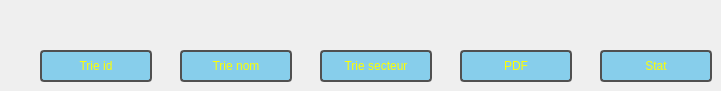
         <widget class="QWidget" name="tab_4">
          <attribute name="title">
           <string>Option</string>
          </attribute>
          <widget class="QPushButton" name="supprimer_13">
           <property name="geometry">
            <rect>
             <x>600</x>
             <y>50</y>
             <width>112</width>
             <height>32</height>
            </rect>
           </property>
           <property name="styleSheet">
            <string notr="true">QPushButton {
    background-color: #87CEEB; /* Light blue: R: 135, G: 206, B: 235 */
    border: 2px solid rgb(80, 80, 80); /* Dark grey: R: 80, G: 80, B: 80 */
    color: rgb(255, 255, 0);
    padding: 6px 12px; /* Adjust padding as needed */
    border-radius: 4px;
}

/* Hover effect */
QPushButton:hover {
    background-color: #add8e6; /* Lighter shade of blue on hover */
}

/* Pressed effect */
QPushButton:pressed {
    background-color: #5F9EA0; /* Darker shade of blue on press */
}

/* Disabled state */
QPushButton:disabled {
    background-color: #d3d3d3; /* Light grey for disabled state */
    border: 2px solid #a9a9a9; /* Dark grey border for disabled state */
    color: #696969; /* Dark grey text for disabled state */
}
</string>
           </property>
           <property name="text">
            <string>Stat</string>
           </property>
          </widget>
          <widget class="QPushButton" name="supprimer_9">
           <property name="geometry">
            <rect>
             <x>40</x>
             <y>50</y>
             <width>112</width>
             <height>32</height>
            </rect>
           </property>
           <property name="styleSheet">
            <string notr="true">QPushButton {
    background-color: #87CEEB; /* Light blue: R: 135, G: 206, B: 235 */
    border: 2px solid rgb(80, 80, 80); /* Dark grey: R: 80, G: 80, B: 80 */
    color: rgb(255, 255, 0);
    padding: 6px 12px; /* Adjust padding as needed */
    border-radius: 4px;
}

/* Hover effect */
QPushButton:hover {
    background-color: #add8e6; /* Lighter shade of blue on hover */
}

/* Pressed effect */
QPushButton:pressed {
    background-color: #5F9EA0; /* Darker shade of blue on press */
}

/* Disabled state */
QPushButton:disabled {
    background-color: #d3d3d3; /* Light grey for disabled state */
    border: 2px solid #a9a9a9; /* Dark grey border for disabled state */
    color: #696969; /* Dark grey text for disabled state */
}
</string>
           </property>
           <property name="text">
            <string>Trie id</string>
           </property>
          </widget>
          <widget class="QPushButton" name="supprimer_11">
           <property name="geometry">
            <rect>
             <x>320</x>
             <y>50</y>
             <width>112</width>
             <height>32</height>
            </rect>
           </property>
           <property name="styleSheet">
            <string notr="true">QPushButton {
    background-color: #87CEEB; /* Light blue: R: 135, G: 206, B: 235 */
    border: 2px solid rgb(80, 80, 80); /* Dark grey: R: 80, G: 80, B: 80 */
    color: rgb(255, 255, 0);
    padding: 6px 12px; /* Adjust padding as needed */
    border-radius: 4px;
}

/* Hover effect */
QPushButton:hover {
    background-color: #add8e6; /* Lighter shade of blue on hover */
}

/* Pressed effect */
QPushButton:pressed {
    background-color: #5F9EA0; /* Darker shade of blue on press */
}

/* Disabled state */
QPushButton:disabled {
    background-color: #d3d3d3; /* Light grey for disabled state */
    border: 2px solid #a9a9a9; /* Dark grey border for disabled state */
    color: #696969; /* Dark grey text for disabled state */
}
</string>
           </property>
           <property name="text">
            <string>Trie secteur</string>
           </property>
          </widget>
          <widget class="QPushButton" name="supprimer_10">
           <property name="geometry">
            <rect>
             <x>180</x>
             <y>50</y>
             <width>112</width>
             <height>32</height>
            </rect>
           </property>
           <property name="styleSheet">
            <string notr="true">QPushButton {
    background-color: #87CEEB; /* Light blue: R: 135, G: 206, B: 235 */
    border: 2px solid rgb(80, 80, 80); /* Dark grey: R: 80, G: 80, B: 80 */
    color: rgb(255, 255, 0);
    padding: 6px 12px; /* Adjust padding as needed */
    border-radius: 4px;
}

/* Hover effect */
QPushButton:hover {
    background-color: #add8e6; /* Lighter shade of blue on hover */
}

/* Pressed effect */
QPushButton:pressed {
    background-color: #5F9EA0; /* Darker shade of blue on press */
}

/* Disabled state */
QPushButton:disabled {
    background-color: #d3d3d3; /* Light grey for disabled state */
    border: 2px solid #a9a9a9; /* Dark grey border for disabled state */
    color: #696969; /* Dark grey text for disabled state */
}
</string>
           </property>
           <property name="text">
            <string>Trie nom</string>
           </property>
          </widget>
          <widget class="QPushButton" name="supprimer_12">
           <property name="geometry">
            <rect>
             <x>460</x>
             <y>50</y>
             <width>112</width>
             <height>32</height>
            </rect>
           </property>
           <property name="styleSheet">
            <string notr="true">QPushButton {
    background-color: #87CEEB; /* Light blue: R: 135, G: 206, B: 235 */
    border: 2px solid rgb(80, 80, 80); /* Dark grey: R: 80, G: 80, B: 80 */
    color: rgb(255, 255, 0);
    padding: 6px 12px; /* Adjust padding as needed */
    border-radius: 4px;
}

/* Hover effect */
QPushButton:hover {
    background-color: #add8e6; /* Lighter shade of blue on hover */
}

/* Pressed effect */
QPushButton:pressed {
    background-color: #5F9EA0; /* Darker shade of blue on press */
}

/* Disabled state */
QPushButton:disabled {
    background-color: #d3d3d3; /* Light grey for disabled state */
    border: 2px solid #a9a9a9; /* Dark grey border for disabled state */
    color: #696969; /* Dark grey text for disabled state */
}
</string>
           </property>
           <property name="text">
            <string>PDF</string>
           </property>
          </widget>
         </widget>
